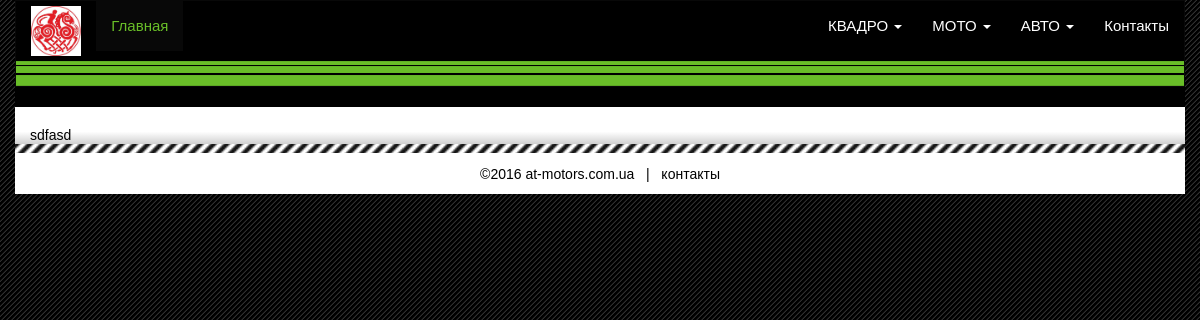
Screenshot of /view/15 with the database file from the repository.
### tables this page shows
CREATE TABLE IF NOT EXISTS `category` (
  `id` int(11) NOT NULL,
  `parent_id` int(11) NOT NULL DEFAULT '0',
  `name` varchar(255) NOT NULL,
  `name_t` varchar(255) NOT NULL,
  `order` int(11) NOT NULL,
  `title` text NOT NULL,
  `description` text NOT NULL,
  `public` tinyint(1) NOT NULL DEFAULT '0',
  `hidden` tinyint(1) NOT NULL DEFAULT '0'
);

CREATE TABLE IF NOT EXISTS `pages` (
  `id` int(11) NOT NULL,
  `category_id` int(11) NOT NULL,
  `name` varchar(255) NOT NULL,
  `text` text NOT NULL,
  `date` int(11) NOT NULL DEFAULT '0',
  `title` text NOT NULL,
  `description` text NOT NULL,
  `no_delete` tinyint(1) NOT NULL DEFAULT '0'
);

### application/controllers/Main.php (called while the page is built, shortened)
<?php
class Main extends CI_Controller {
     function __construct() {
          $this->load->model('pages_model');
     }
     public function view($id)
     {
          $this->load->view('index', ['content' => $this->pages_model->getOne($id)]);
     }
}

### index.php (called while the page is built, shortened)
<?php
require_once BASEPATH.'core/CodeIgniter.php';

### application/helpers/top_menu_helper.php (called while the page is built, shortened)
<?php  if (!defined('BASEPATH')) exit('No direct script access allowed');
if (! function_exists('top_menu_links'))
{
     function top_menu_links($admin = false)
     {
          $ci = & get_instance();
          $ci->load->model('category_model');
          $ci->load->model('pages_model');
          $template = ($admin) ? 'admin/inc/top_menu' : 'inc/top_menu';
          $list = $ci->category_model->get_list(true);
          foreach ($list as $key => $val) {
               $list[$key]->pages = $ci->pages_model->getListByCategory($val->id);
          }
          return $ci->load->view($template, ['categories_list' => $list], true);
     }
}

### application/models/Category_model.php (called while the page is built, shortened)
<?php
class Category_model extends CI_Model
{
    function get_list($only_public = false)
    {
        if ($only_public) {
            $this->db->where('public', 1);
        }
        $result = $this->db->where('parent_id', 0)
                           ->where('hidden', 0)
                           ->order_by('order', 'ASC')
                           ->get('category')
                           ->result();
        return $result;
    }
}

### application/models/Pages_model.php (called while the page is built, shortened)
<?php
class Pages_model extends CI_Model
{
    function getOne($id)
    {
        $res = $this->db->where('id', $id)
                    ->get('pages')
                    ->result();
        return isset($res[0]) ? $res[0] : false;
    }
}

### application/views/index.php (the view, shortened to what this page needs)
<? $this->load->view('inc/head'); ?>
</head>
<body>
     <? $this->load->view('inc/top'); ?>
     <div class="container main">
          <?=$content->text;?>
     </div>
</body>
</html>

### application/views/inc/top_menu.php (shortened to what this page needs)
<? foreach ($categories_list as $one_cat) { ?>
     <li class="dropdown">
          <a href="#" class="dropdown-toggle" data-toggle="dropdown" role="button" aria-haspopup="true" aria-expanded="false"><?=$one_cat->name;?> <span class="caret"></span></a>
     </li>
<? } ?>

### www/css/main.css (style rules this page uses)
* { font-family: arial,verdana,sans-serif !important; }
body { background: url('/www/images/bg.png'); }
.container { background: #000; }
.navbar-nav li { font-size: 15px; }
.navbar-nav a.dropdown-toggle { text-transform: uppercase; }
.navbar-inverse .navbar-nav > li > a { color: #fff; }
.main { padding-top: 20px; background: rgba(0, 0, 0, 0) linear-gradient(#fff, #fff, #fff, #d0d0d0) repeat scroll left center; font: 14px/17px delta_prolight,arial,sans-serif; color: #000; }

### rows the page displays
category: name "КВАДРО"
category: name "МОТО"
category: name "АВТО"
pages: text "sdfasd"
